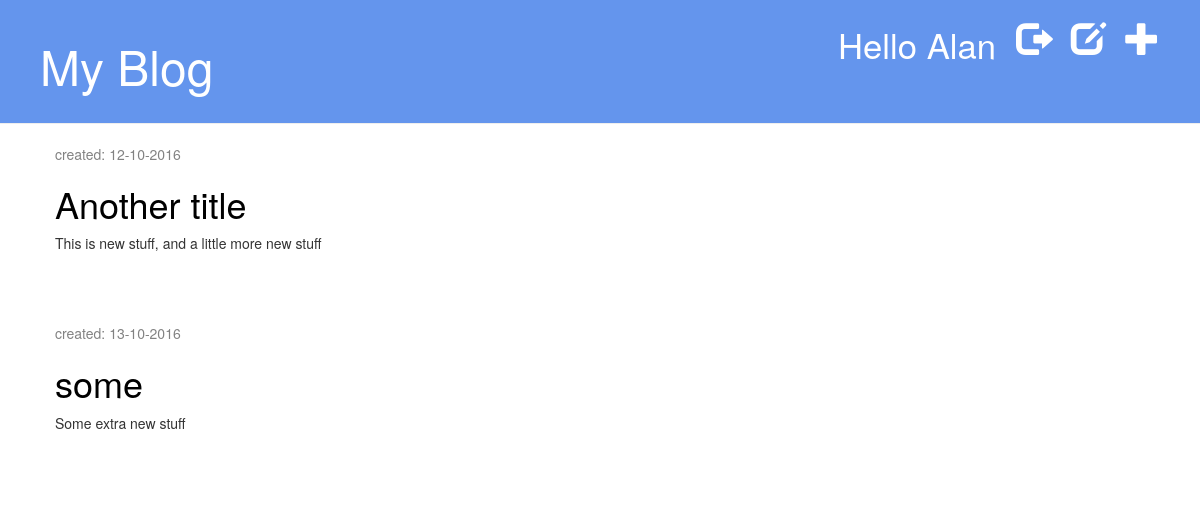
Page /drafts/ (signed in) on the committed database.
### blog/models.py (models this page shows, shortened)
class Page(models.Model):
	author = models.ForeignKey('auth.User')
	title = models.CharField(max_length=200)
	text = models.TextField()
	slug = models.SlugField(unique=True)
	created_date = models.DateTimeField(
		default=timezone.now)
	published_date = models.DateTimeField(
		blank=True, null=True)

### blog/views.py (the view)
# urls.py: url(r'^drafts/$', views.page_draft_list, name='page_draft_list'),
@login_required
def page_draft_list(request):
    pages = Page.objects.filter(published_date__isnull=True).order_by('created_date')
    return render(request, 'blog/page_draft_list.html', {'pages': pages})

### blog/templates/blog/page_draft_list.html
{% extends 'blog/base.html' %}
{% block content %}
	{% for page in pages %}
	<div class="post">
		<p class="date">created: {{ page.created_date|date:'d-m-Y' }}</p>
		<h1><a href="{% url 'page_detail' pk=page.pk %}">{{ page.title }}</a></h1>
		<p>{{ page.text|truncatechars:200 }} </p>
	</div>
	{% endfor %}
{% endblock %}

### blog/templates/blog/base.html (shortened to what this page needs)
{% load staticfiles %}
<html>
    <head>
        <link rel="stylesheet" href="//maxcdn.bootstrapcdn.com/bootstrap/3.2.0/css/bootstrap.min.css">
        <link rel="stylesheet" type="text/css" href={% static "css/blog.css" %}>
    </head>
    <body>
    <div class="page-header">
        {% if user.is_authenticated %}
        <a href="{% url 'page_new' %}" class="top-menu"><span class="glyphicon glyphicon-plus"></span></a>
        <a href="{% url 'page_draft_list' %}" class="top-menu"><span class="glyphicon glyphicon-edit"></span></a>
        <a href="{% url 'logout' %}" class="top-menu"><span class="glyphicon glyphicon-log-out"></span></a><p class="top-menu">Hello {{ user.username|title }} </p>
        {% else %}
            <a href="{% url 'login' %}" class="top-menu"><span class="glyphicon glyphicon-lock"></span></a>
        {% endif %}
        <h1><a href="{% url 'page_list' %}">My Blog</a></h1>
    </div>
    <div class="content container">
        <div class="row">
            <div class="col-md-8">
                {% block content %}
                {% endblock %}
            </div>
        </div>
    </div>
    </body>
</html>

### blog/static/css/blog.css (style rules this page uses)
.page-header { background-color: cornflowerblue; margin-top: 0; padding: 20px 20px 20px 40px; }
.page-header h1, .page-header h1 a, .page-header h1 a:visited, .page-header h1 a:active { color: #ffffff; font-size: 36pt; text-decoration: none; }
.content { margin-left: 40px; }
.date { color: #828282; }
.top-menu, .top-menu:hover, .top-menu:visited { color: #ffffff; float: right; font-size: 26pt; margin-right: 20px; }
.post { margin-bottom: 70px; }
.post h1 a, .post h1 a:visited { color: #000000; }

### rows in the picture
Page: created_date "12-10-2016", title "Another title", text "This is new stuff, and a little more new stuff"
Page: created_date "13-10-2016", title "some", text "Some extra new stuff"

### other values in the picture
{{ user.username|title }} "Alan"
